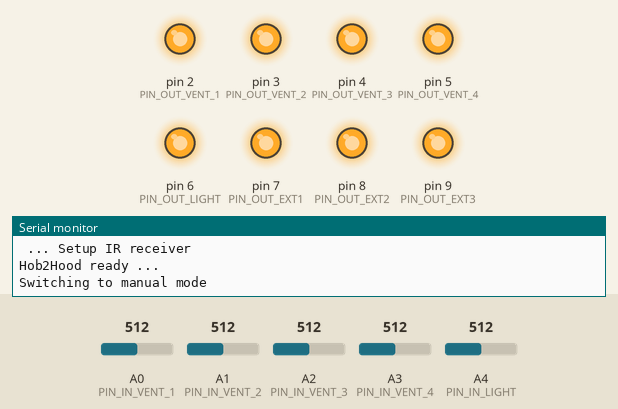
Simulated run of this sketch. Board: Arduino Uno, built with avr-gcc and run on an emulated ATmega328P. Shown: output pins drawn as LEDs (lit = HIGH), the last lines printed to the serial monitor. The inputs (shaded band) are chosen by the test bench; at power-on: A0 (PIN_IN_VENT_1) = 512, A4 (PIN_IN_LIGHT) = 512, A1 (PIN_IN_VENT_2) = 512, A2 (PIN_IN_VENT_3) = 512, A3 (PIN_IN_VENT_4) = 512.

Above: at 1.2 s.
1.3 s: A0 (PIN_IN_VENT_1) set to 523
At 2.6 s:
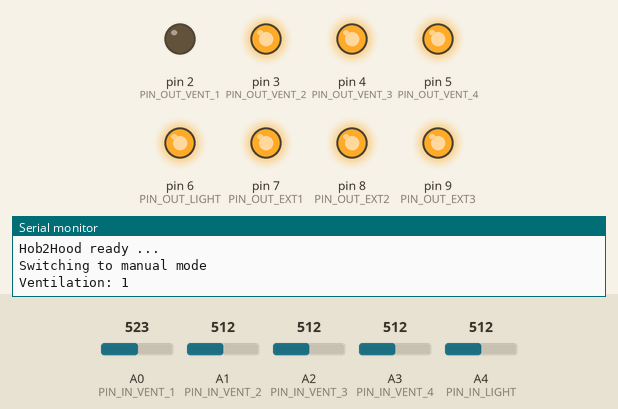
2.9 s: A4 (PIN_IN_LIGHT) set to 523
At 3.5 s:
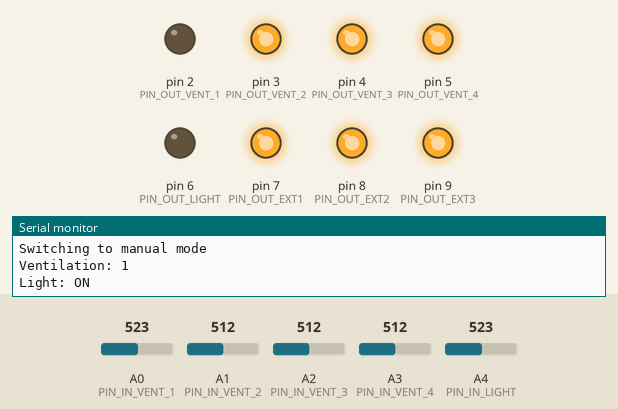
4.5 s: A0 (PIN_IN_VENT_1) set to 502
At 5.0 s:
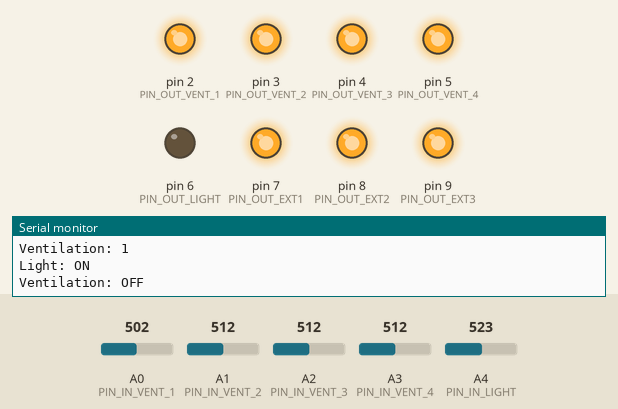
6.0 s: A1 (PIN_IN_VENT_2) set to 527
At 6.5 s:
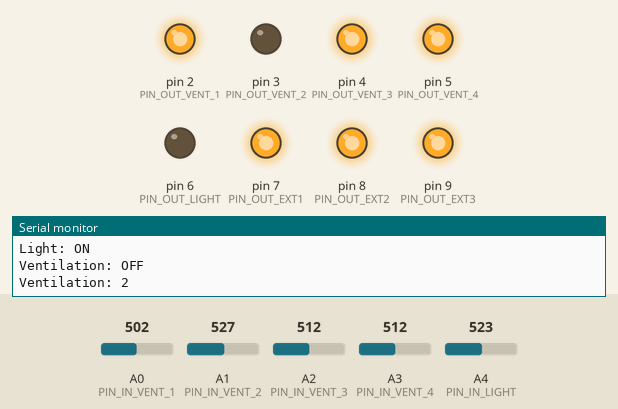
7.6 s: A4 (PIN_IN_LIGHT) set to 502
At 8.1 s:
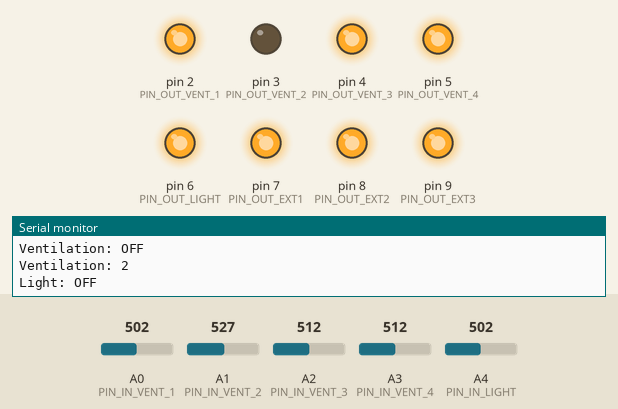
9.1 s: A4 (PIN_IN_LIGHT) set to 522
At 9.7 s:
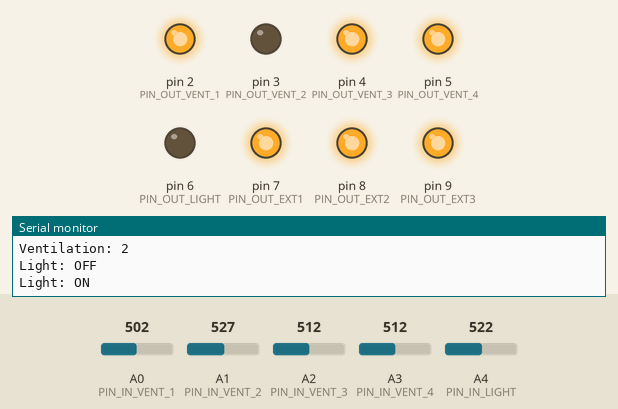
Timing chart, 0 to 11.6 s (numbered marks = the images above; inputs shaded):
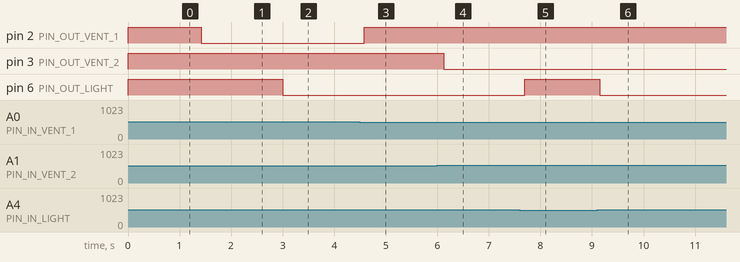

The sketch:

Hob2Hood.ino
```cpp
#include <IRremote.h>

/*
Siehe: http://knx-user-forum.de/forum/%C3%B6ffentlicher-bereich/knx-eib-forum/diy-do-it-yourself/37790-hob2hood-ir-protokoll-arduino/page2
Lüftung Stufe1 0xE3C01BE2
Lüftung Stufe2 0xD051C301
Lüftung Stufe3 0xC22FFFD7
Lüftung Stufe4 0xB9121B29
Lüftung Aus 0x55303A3
Licht An 0xE208293C
Licht Aus 0x24ACF947
*/

// IR commands from AEG hob2hood device
const long IRCMD_VENT_1 = 0xE3C01BE2;
const long IRCMD_VENT_2 = 0xD051C301;
const long IRCMD_VENT_3 = 0xC22FFFD7;
const long IRCMD_VENT_4 = 0xB9121B29;
const long IRCMD_VENT_OFF = 0x55303A3;
const long IRCMD_LIGHT_ON = 0xE208293C;
const long IRCMD_LIGHT_OFF = 0x24ACF947;

// Pins for input switches/controls for manual control of the hood
const int PIN_IN_VENT_1 = A0;
const int PIN_IN_VENT_2 = A1;
const int PIN_IN_VENT_3 = A2;
const int PIN_IN_VENT_4 = A3;
const int PIN_IN_LIGHT = A4;

// Pins for the output which controls relais which finally control the hood
const int PIN_OUT_VENT_1 = 2;
const int PIN_OUT_VENT_2 = 3;
const int PIN_OUT_VENT_3 = 4; // war: 4
const int PIN_OUT_VENT_4 = 5;
const int PIN_OUT_LIGHT = 6; // war: 6
const int PIN_OUT_EXT1 = 7;
const int PIN_OUT_EXT2 = 8;
const int PIN_OUT_EXT3 = 9;

// IR Receiver PIN
const int PIN_IR_RECEIVER = 11;

const int MODE_HOB2HOOD = 0;
const int MODE_MANUAL = 1;

// ventilation, light and mode status
int ventilation = 0;
int last_ventilation = 0;
int light = 0;
int last_light = 0;
int mode = 0; // 0 = hob2hood control, 1 = manual control

IRrecv irrecv(PIN_IR_RECEIVER); // create instance of 'irrecv'
decode_results results;

#define OFF HIGH
#define ON LOW

void setup() {
  // Setup relay-outputs
  pinMode(PIN_OUT_VENT_1, OUTPUT);
  pinMode(PIN_OUT_VENT_2, OUTPUT);
  pinMode(PIN_OUT_VENT_3, OUTPUT);
  pinMode(PIN_OUT_VENT_4, OUTPUT);
  digitalWrite(PIN_OUT_VENT_1, OFF);
  digitalWrite(PIN_OUT_VENT_2, OFF);
  digitalWrite(PIN_OUT_VENT_3, OFF);
  digitalWrite(PIN_OUT_VENT_4, OFF);


  pinMode(PIN_OUT_LIGHT, OUTPUT);
  pinMode(PIN_OUT_EXT1, OUTPUT);
  pinMode(PIN_OUT_EXT2, OUTPUT);
  pinMode(PIN_OUT_EXT3, OUTPUT);

  // define startup-state

  digitalWrite(PIN_OUT_LIGHT, OFF);
  digitalWrite(PIN_OUT_EXT1, OFF);
  digitalWrite(PIN_OUT_EXT2, OFF);
  digitalWrite(PIN_OUT_EXT3, OFF);

  Serial.begin(9600); // for serial monitor output
  Serial.println("Hob2Hood Starting ...");

  Serial.println(" ... Setup IR receiver");
  irrecv.enableIRIn(); // Start the IR receiver
  Serial.println("Hob2Hood ready ...");
}

void loop() {

  // read manual control inputs
  int inLight = analogRead(PIN_IN_LIGHT);
  int inVentilation1 = analogRead(PIN_IN_VENT_1);
  int inVentilation2 = analogRead(PIN_IN_VENT_2);
  int inVentilation3 = analogRead(PIN_IN_VENT_3);
  int inVentilation4 = analogRead(PIN_IN_VENT_4);


  // if any of the manual control inputs is IN USE (analog value >512) --> manual mode
  if (inLight >= 512 ||
      inVentilation1 >= 512 ||
      inVentilation2 >= 512 ||
      inVentilation3 >= 512 ||
      inVentilation4 >= 512 ) {

    if (mode == MODE_HOB2HOOD) {
      Serial.println("Switching to manual mode");
    }

    mode = MODE_MANUAL;

    if (inLight > 512) {
      // Beleuchtung einschalten:
      last_light = light;
      light = 1;
    } else {
      // Beleuchtung ausschalten:
      last_light = light;
      light = 0;
    }

    if (inVentilation1 > 512) {
      // set ventilation speed 1
      last_ventilation = ventilation;
      ventilation = 1;
    } else if (inVentilation2 > 512) {
      // set ventilation speed 2
      last_ventilation = ventilation;
      ventilation = 2;
    } else if (inVentilation3 > 512) {
      // set ventilation speed 3
      last_ventilation = ventilation;
      ventilation = 3;
    } else if (inVentilation4 > 512) {
      // set ventilation speed 4
      last_ventilation = ventilation;
      ventilation = 4;
    } else {
      // set ventilation off
      last_ventilation = ventilation;
      ventilation = 0;
    }

    controlHood();

  } else {

    // now we are in HOB2HOOD-mode, because no manual control is in use

    // check for previous mode
    if (mode == MODE_MANUAL) {
      Serial.println("Switching to Hob2Hood mode");
      // set to initial state
      ventilation = 0;
      light = 0;
      controlHood();

      // and switch to hob2hood mode
      mode = MODE_HOB2HOOD;
      irrecv.resume();
    }
    receiveIRCommand();
  }

}

// Receive and decode IR commands and control hood upon received command
void receiveIRCommand() {

  // have we received an IR signal?
  if (irrecv.decode(&results)) {

    Serial.println("Received IR command: ");
    Serial.println(results.value, HEX); // display it on serial monitor in hexadecimal

    switch (results.value) {

      case IRCMD_LIGHT_ON:
        light = 1;
        break;

      case IRCMD_LIGHT_OFF:
        light = 0;
        break;

      case IRCMD_VENT_1:
        ventilation = 1;
        break;

      case IRCMD_VENT_2:
        ventilation = 2;
        break;

      case IRCMD_VENT_3:
        ventilation = 3;
        break;

      case IRCMD_VENT_4:
        ventilation = 4;
        break;

      case IRCMD_VENT_OFF:
        ventilation = 0;
        break;

      default:
        break;
    }

    controlHood();
    irrecv.resume(); // receive the next value
  }
}

// control hood based on 'light' and 'ventilation' variables
void controlHood() {

  bool logLight = light!=last_light;
  bool logVent = ventilation!=last_ventilation;


  // control light
  switch (light) {
    // Light OFF
    case 0:
      if (logLight) Serial.println("Light: OFF");
      digitalWrite(PIN_OUT_LIGHT, OFF);
      delay(10);
      break;
    // Light ON
    case 1:
      if (logLight) Serial.println("Light: ON");
      digitalWrite(PIN_OUT_LIGHT, ON);
      delay(10);
      break;
    default:
      break;
  }

  // control ventilation
  switch (ventilation) {

    // Ventilation OFF
    case 0:
      if (logVent) Serial.println("Ventilation: OFF");
      digitalWrite(PIN_OUT_VENT_1, OFF);
      digitalWrite(PIN_OUT_VENT_2, OFF);
      digitalWrite(PIN_OUT_VENT_3, OFF);
      digitalWrite(PIN_OUT_VENT_4, OFF);
      delay(10);
      break;

    // Ventilation Speed 1
    case 1:
      if (logVent) Serial.println("Ventilation: 1");
      digitalWrite(PIN_OUT_VENT_2, OFF);
      digitalWrite(PIN_OUT_VENT_3, OFF);
      digitalWrite(PIN_OUT_VENT_4, OFF);
      delay(100);
      digitalWrite(PIN_OUT_VENT_1, ON);
      delay(10);

      delay(10);
      break;

    // Ventilation Speed 2
    case 2:
      if (logVent) Serial.println("Ventilation: 2");
      digitalWrite(PIN_OUT_VENT_1, OFF);
      digitalWrite(PIN_OUT_VENT_3, OFF);
      digitalWrite(PIN_OUT_VENT_4, OFF);
      delay(100);
      digitalWrite(PIN_OUT_VENT_2, ON);
      delay(10);
      break;

    // Ventilation Speed 3
    case 3:
      if (logVent) Serial.println("Ventilation: 3");
      digitalWrite(PIN_OUT_VENT_1, OFF);
      digitalWrite(PIN_OUT_VENT_2, OFF);
      digitalWrite(PIN_OUT_VENT_4, OFF);
      delay(100);
      digitalWrite(PIN_OUT_VENT_3, ON);
      delay(10);
      break;

    // Ventilation Speed 4
    case 4:
      if (logVent) Serial.println("Ventilation: 4");
      digitalWrite(PIN_OUT_VENT_1, OFF);
      digitalWrite(PIN_OUT_VENT_2, OFF);
      digitalWrite(PIN_OUT_VENT_3, OFF);
      delay(100);
      digitalWrite(PIN_OUT_VENT_4, ON);
      delay(10);
      break;

    default:
      break;

  }

  last_light = light;
  last_ventilation = ventilation;

}
```

Measured:
- the behaviour switches between 512 and 513 on A0 (PIN_IN_VENT_1) (found by bisection; images 0 and 1)
- the behaviour switches between 512 and 513 on A4 (PIN_IN_LIGHT) (found by bisection; images 1 and 2)
- the behaviour switches between 512 and 513 on A1 (PIN_IN_VENT_2) (found by bisection; images 3 and 4)
- after the input at 1.3 s, pin 2 (PIN_OUT_VENT_1): HIGH → LOW after 0.12 s
- after the input at 2.9 s, pin 6 (PIN_OUT_LIGHT): HIGH → LOW after 0.10 s
- after the input at 4.5 s, pin 2 (PIN_OUT_VENT_1): LOW → HIGH after 0.08 s
- after the input at 6.0 s, pin 3 (PIN_OUT_VENT_2): HIGH → LOW after 0.12 s
- after the input at 7.6 s, pin 6 (PIN_OUT_LIGHT): LOW → HIGH after 0.10 s
- after the input at 9.1 s, pin 6 (PIN_OUT_LIGHT): HIGH → LOW after 0.05 s
